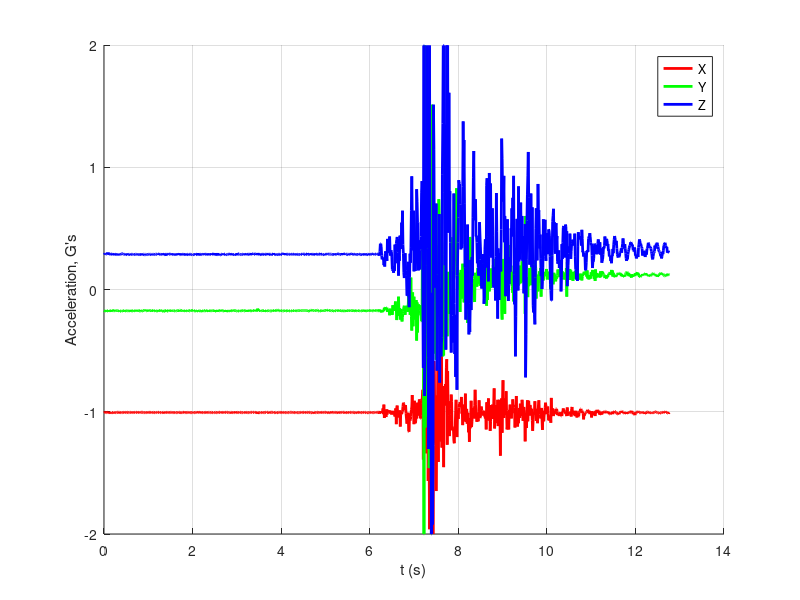

Source code (MATLAB):
%/*
%  FILE: accel_view.m
%  VERSION: 1.0.1
%  TEST DATE: 4 March 2023
%  DATE: 4 March 2023
%  PROJECT: Distributed Fence Monitor Capstone
%  AUTHORS: Briellyn Braithwaite
%  DESCRIPTION: Simple accelerometer data plotting
%*/
%% Load Data

close all
load('accel_3.mat') % gets 'databuf' variable

% test circumstances: 6 mph winds
% test 3: lucas hops fence like pro
% test 4: jack holding it still (inside job)
% test 5: shake
% test 6: lucas runs into fence
% test 7: the rhino test (insane run and slam)
% test 8: shaking 2 panels away
% test 9: 5 panels away, simulating attempt to climb
%% ADXL configuration
% ( from datasheet )
% SENS     LSB PER G
%   2       256
%   4       128
%   8       64
%   16      32
lsb_per_g_map = [0 256 0 128 0 0 0 64 0 0 0 0 0 0 0 32];
adxl_sens = 2; % range in +- g
adxl_adc_bits = 10; % 10
Fs = 100;

adxl_lsbs_per_g = lsb_per_g_map(adxl_sens); 
%% Scale the variables to G's
databuf.x = databuf.x / adxl_lsbs_per_g;
databuf.y = databuf.y / adxl_lsbs_per_g;
databuf.z = databuf.z / adxl_lsbs_per_g;

%% Plots
t = 0:(1/Fs):length(databuf.x)/Fs;
t = t(1:length(databuf.x));

figure, hold on
grid on
plot(t, databuf.x, 'r', 'linewidth', 2)
plot(t, databuf.y, 'g', 'linewidth', 2)
plot(t, databuf.z, 'b', 'linewidth', 2)
xlabel('t (s)')
ylabel('Acceleration, G''s')

legend('X', 'Y', 'Z')

